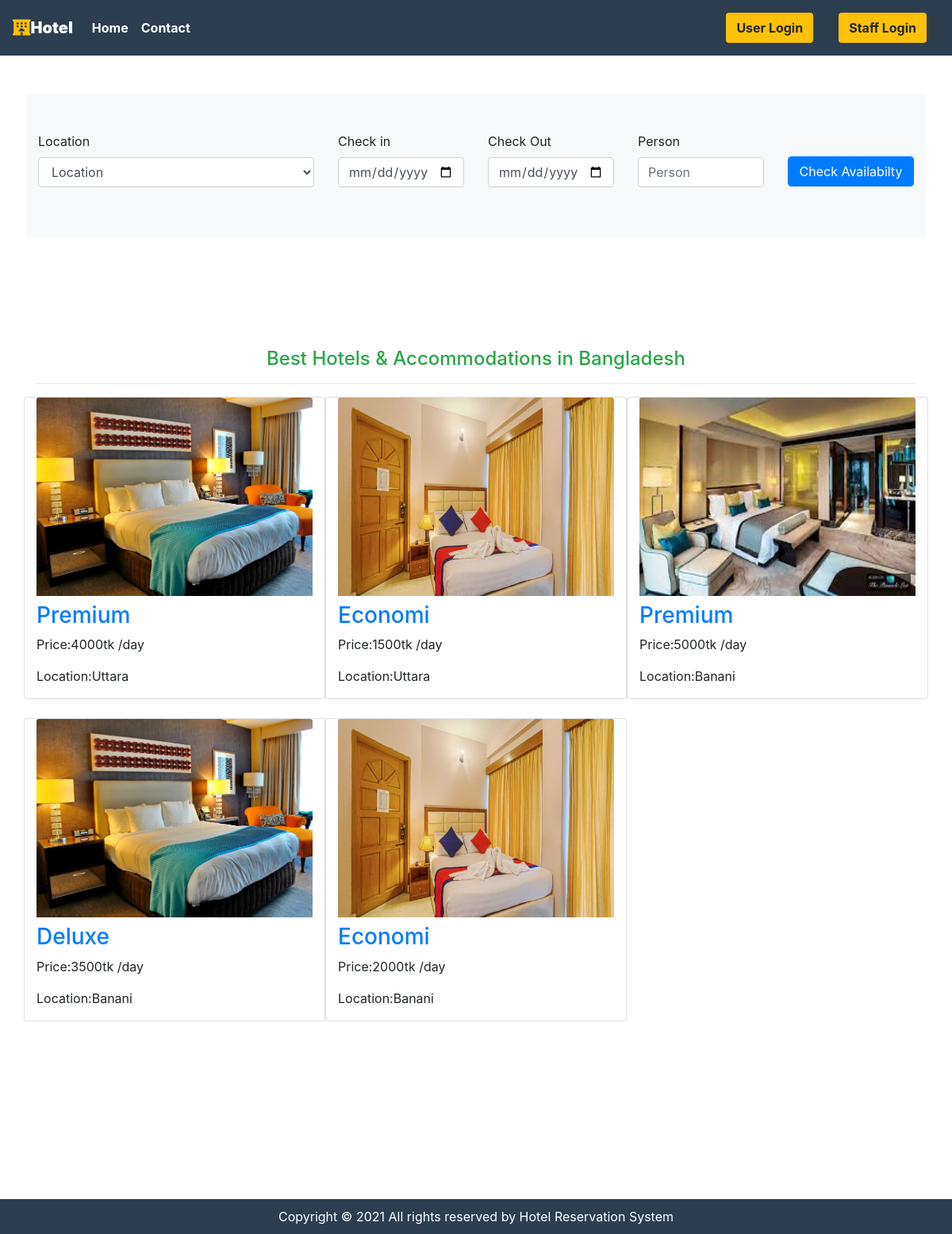
The page / on the database its author committed.
### main/models.py (models this page shows, shortened)
class Room(models.Model):
    ROOM_STATUS = (
    ("1", "available"),
    ("2", "not available"),
    )
    ROOM_TYPE = (
    ("1", "Premium"),
    ("2", "Deluxe"),
    ("3","Economi"),
    )
    id = models.AutoField(primary_key=True)
    room_type = models.CharField(max_length=50,choices = ROOM_TYPE)
    capacity = models.IntegerField()
    price = models.IntegerField()
    size = models.IntegerField()
    hotel = models.ForeignKey(Hotel, on_delete = models.CASCADE)
    status = models.CharField(choices =ROOM_STATUS,max_length = 15)
    roomnumber = models.IntegerField()
    photo=models.ImageField(upload_to='room/', null=True, blank=True)
    Services=models.CharField(max_length=30,null=True)

class Hotel(models.Model):
    id = models.AutoField(primary_key=True)
    name = models.CharField(max_length=30,null=True)
    owner = models.ForeignKey(CustomUser, blank=True, null=True, on_delete=models.CASCADE)
    location = models.CharField(max_length=50)
    state = models.CharField(max_length=50,null=True)
    country = models.CharField(max_length=50,null=True)
    photo=models.ImageField(upload_to='hotel/', null=True, blank=True)

### main/views.py (the view)
# urls.py: path('', include("main.urls"),name="homepage"),
def homepage(request):
    all_location = Hotel.objects.values_list('location','id').distinct().order_by()
    sroom = Room.objects.all()
    if request.method =="POST":
        try:
            hotel = Hotel.objects.all().get(id=int(request.POST['search_location']))
            rr = []
            for each_reservation in Reservation.objects.all():
                if str(each_reservation.check_in) < str(request.POST['cin']) and str(each_reservation.check_out) < str(request.POST['cout']):
                    pass
                elif str(each_reservation.check_in) > str(request.POST['cin']) and str(each_reservation.check_out) > str(request.POST['cout']):
                    pass
                else:
                    rr.append(each_reservation.room.id)
            room = Room.objects.all().filter(hotel=hotel,capacity__gte = int(request.POST['capacity'])).exclude(id__in=rr)
            if len(room) == 0:
                messages.warning(request,"Sorry No Rooms Are Available on this time period")
            check_in = request.POST['cin']
            check_out = request.POST['cout']
            data = {'rooms':room,'srooms':sroom,'all_location':all_location,"cin":check_in, "cout":check_out, 'flag':True}
            response = render(request,'index.html',data)
        except Exception as e:
            messages.error(request,e)
            response = render(request,'index.html',{'srooms':sroom,'all_location':all_location})
    else:
        data = {'srooms':sroom, 'all_location':all_location}
        response = render(request,'index.html',data)
    return HttpResponse(response)

### main/templatetags/app_tags.py (called while the page is built)
@register.filter(name='has_group')
def has_group(user, group_name):
    group = Group.objects.get(name=group_name)
    return True if group in user.groups.all() else False

@register.simple_tag(name="todays_date")
def get_current_date():
    now = date.today().isoformat()
    return now

@register.simple_tag(name="max_date")
def get_current_date():
    max = (date.today()+timedelta(days=30)).isoformat()
    return max

@register.simple_tag(name="tommorow")
def get_current_date():
    max = (date.today()+timedelta(days=1)).isoformat()
    return max

### templates/index.html (shortened to what this page needs)
{% extends 'basic.html' %}
{% block body %}
<section>
  <div class="container-fluid py-5 px-5">
    <form action="" method="POST">
      <div class="row justify-content-center py-5 bg-light">
        <div class="col-lg-4">
          <label for="">Location</label>
          <select class="form-control" name="search_location" id="roomstatus">
            <option>Location</option>
          </select>
        </div>
        {% load app_tags %}
        <div class="col-lg-2">
          <label for="">Check in</label>
          <input class="form-control mr-sm-2" type="date" placeholder="Check in" name="cin" min="{%todays_date%}"
            max="{% max_date %}" aria-label="Search" required="True" />
        </div>
        <div class="col-lg-2">
          <label for="">Check Out</label>
          <input class="form-control mr-sm-2" type="date" placeholder="Check out" name="cout" min="{%tommorow%}"
            max="{% max_date%}" aria-label="Search" required="True" />
        </div>
        <div class="col-lg-2">
          <label for="">Person</label>
          <input class="form-control mr-sm-2" type="number" placeholder="Person" name="capacity" aria-label="Search"
            required="True" />
        </div>
        <div class="col-lg-2">
          <input type="submit" value="Check Availabilty" class="form-control mr-sm-2 btn btn-primary my-4"
            style="position: relative; top: 7px" />
        </div>
      </div>
    </form>
  </div>
</section>
<div class="container">
  <h4 style="text-align: center; color: #28a745!important;  margin-top: 90px;">Best Hotels & Accommodations in
    Bangladesh</h4>
  <hr>
  <div class="row">
    {% for r in srooms %}
    <div class="col-lg-4 mb-4 card">
      <h1><img class="card-img-top" style=" height: 250px;" src="{{r.photo.url}}" alt="" width="250px"
          class="img-fluid pt-4" /></h1>
      <h3><a style="text-decoration: none;" href="/{{r.id}}">{{ r.get_room_type_display }}</a></h3>
      <p>Price:{{ r.price }}tk /day</p>
      <p>Location:{{ r.hotel.location }}</p>
    </div>
    {% endfor %}
  </div>
</div>
<footer class="" style="text-align: center;">
  <div class="abc" style="background-color: #2C3E50; margin-top: 200px;">
    <p style="padding:10px; color: #fff; margin: 0;">
      Copyright &copy;
      All rights reserved by Hotel Reservation System
    </p>
  </div>
</footer>
{% endblock body %}

### templates/basic.html (shortened to what this page needs)
{% load static %}
{% load app_tags %}
<!DOCTYPE html>
<!DOCTYPE html>
<html lang="en">
<head>
    <link rel="stylesheet" href="https://use.fontawesome.com/releases/v5.7.0/css/all.css"
>
    <link rel="stylesheet" href="{% static 'bootstrap\bootstrap.css' %}">
    <link rel="stylesheet" href="https://maxcdn.bootstrapcdn.com/bootstrap/4.5.0/css/bootstrap.min.css">
</head>
<body style="dbackground-image: url('https://source.unsplash.com/random');height: 100%;">
    <div class="container-fluid px-0">
        <nav class="navbar navbar-expand-lg navbar-dark font-weight-bold" style="background-color: #2C3E50;">
            <a class="navbar-brand text-bold bg-black " href="/"><i class="fas fa-hotel text-warning"></i><b>Hotel
                </b></a>
            <div class="collapse navbar-collapse " id="navbarSupportedContent">
                <ul class="navbar-nav mr-auto ">
                    <li class="nav-item active">
                        <a class="nav-link text-bold " href="/"> Home</a>
                    </li>
                    <li class="nav-item active">
                        <a class="nav-link text-bold" href="/contact">Contact </a>
                    </li>
                </ul>
                {% if user.is_authenticated %}
                <button class="btn btn-group bg-light" data-toggle="modal" data-target="#forlogin">
                    Hello, {{request.user.username}}
                    <a href="/logout" class="nav-link">
                        <button class="btn btn-group bg-warning" data-toggle="modal" data-target="#forlogin">
                            Logout
                        </button></a>&nbsp; &nbsp;
                </button>
                {% else %}
                <a href="/user" class="nav-link">
                    <button class="btn btn-group bg-warning font-weight-bold" data-toggle="modal"
                        data-target="#forlogin">
                        User Login
                    </button></a>
                <a href="/staff" class="nav-link">
                    <button class="btn btn-group bg-warning font-weight-bold">
                        Staff Login
                    </button></a>
                {% endif %}
            </div>
        </nav>
    </div>
    {% block body %}
    {% endblock body %}
</body>
</html>

### templates/basic.html (style rules this page uses)
a { text-decoration: none; }

### rows shown on the page
Room: photo (picture), room_type "Premium", price "4000", hotel.location "Uttara"
Room: photo (picture), room_type "Economi", price "1500", hotel.location "Uttara"
Room: photo (picture), room_type "Premium", price "5000", hotel.location "Banani"
Room: photo (picture), room_type "Deluxe", price "3500", hotel.location "Banani"
Room: photo (picture), room_type "Economi", price "2000", hotel.location "Banani"
